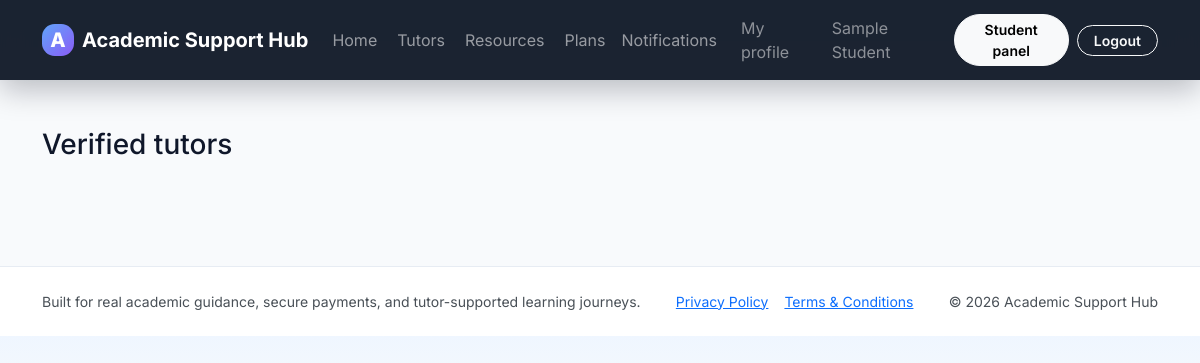
The app's page /tutors.php (signed in), older data.
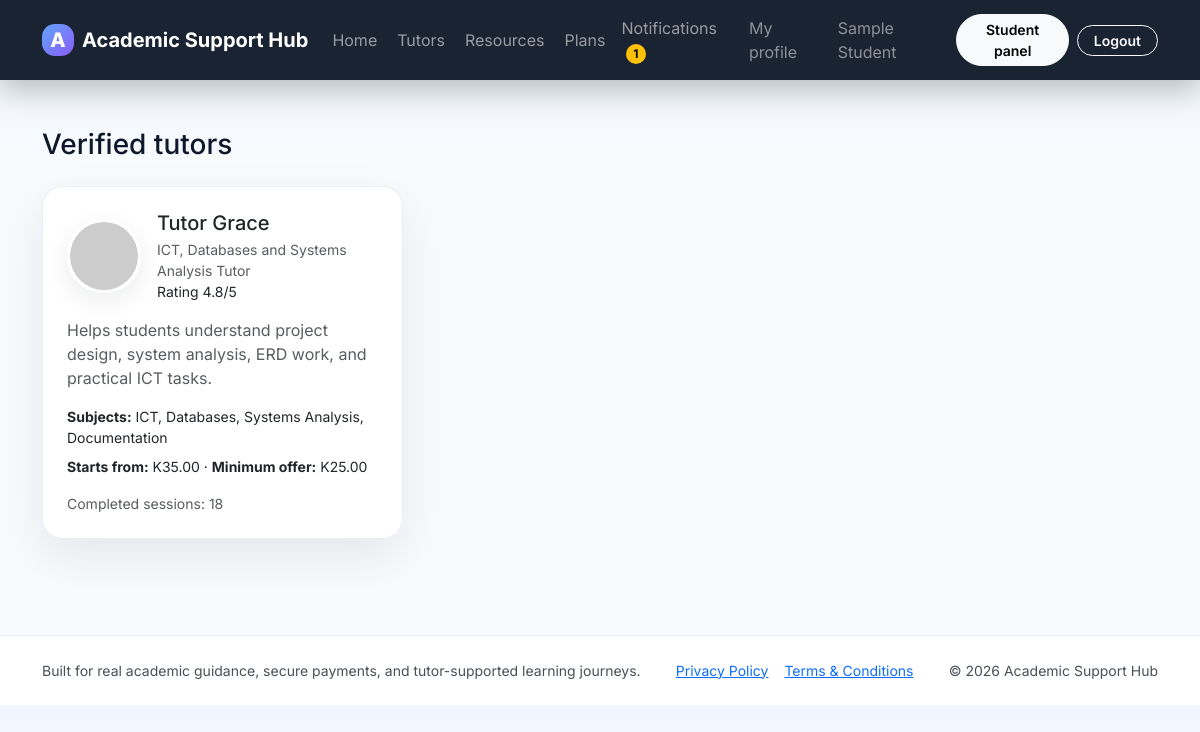
The same page, newer data.
### tables this page shows
CREATE TABLE users (
    id INT UNSIGNED AUTO_INCREMENT PRIMARY KEY,
    name VARCHAR(150) NOT NULL,
    email VARCHAR(190) NOT NULL UNIQUE,
    password VARCHAR(255) NOT NULL,
    role ENUM('admin','student','tutor') NOT NULL DEFAULT 'student',
    university VARCHAR(190) NULL,
    bio TEXT NULL,
    avatar_path VARCHAR(255) NULL,
    created_at TIMESTAMP NOT NULL DEFAULT CURRENT_TIMESTAMP
);

CREATE TABLE settings (
    id INT UNSIGNED AUTO_INCREMENT PRIMARY KEY,
    setting_key VARCHAR(100) NOT NULL UNIQUE,
    setting_value TEXT NOT NULL
);

CREATE TABLE tutor_profiles (
    id INT UNSIGNED AUTO_INCREMENT PRIMARY KEY,
    user_id INT UNSIGNED NOT NULL UNIQUE,
    headline VARCHAR(190) NOT NULL,
    bio TEXT NOT NULL,
    subjects VARCHAR(255) NOT NULL,
    starting_price DECIMAL(10,2) NOT NULL DEFAULT 25.00,
    min_offer_price DECIMAL(10,2) NOT NULL DEFAULT 15.00,
    rating_average DECIMAL(3,2) NOT NULL DEFAULT 0,
    total_reviews INT UNSIGNED NOT NULL DEFAULT 0,
    total_sessions INT UNSIGNED NOT NULL DEFAULT 0,
    is_verified TINYINT(1) NOT NULL DEFAULT 0,
    created_at TIMESTAMP NOT NULL DEFAULT CURRENT_TIMESTAMP,
    CONSTRAINT fk_tutor_profiles_user FOREIGN KEY (user_id) REFERENCES users(id) ON DELETE CASCADE
);

### includes/functions.php (called while the page is built, shortened)
<?php
function app_url(string $path = ''): string
{
    $path = ltrim($path, '/');
    return BASE_URL . ($path !== '' ? '/' . $path : '');
}
function e(mixed $value): string
{
    return htmlspecialchars((string) $value, ENT_QUOTES, 'UTF-8');
}
function current_user(): ?array
{
    return $_SESSION['user'] ?? null;
}
function refresh_current_user(): void
{
    global $pdo;
    $stmt = $pdo->prepare('SELECT * FROM users WHERE id = :id LIMIT 1');
    $stmt->execute(['id' => (int) $_SESSION['user']['id']]);
}
function get_setting(string $key, string $default = ''): string
{
    global $pdo;
    $stmt = $pdo->prepare('SELECT setting_value FROM settings WHERE setting_key = :setting_key LIMIT 1');
    $stmt->execute(['setting_key' => $key]);
    $row = $stmt->fetch();
    return (string) ($row['setting_value'] ?? $default);
}
function money(float|string|int $amount): string { return 'K' . number_format((float) $amount, 2); }
function scalar_value(string $sql, array $params = []): mixed
{
    global $pdo; $stmt = $pdo->prepare($sql); $stmt->execute($params); return $stmt->fetchColumn();
}
function count_value(string $sql, array $params = []): int { return (int) scalar_value($sql, $params); }
function avatar_url(?string $path, string $name='Student'): string
{
    if (!$path) return 'https://ui-avatars.com/api/?background=0D8ABC&color=fff&name=' . rawurlencode($name);
    return app_url($path);
}
function unread_notification_count(int $userId): int { return count_value('SELECT COUNT(*) FROM notifications WHERE user_id = :user_id AND is_read = 0',['user_id'=>$userId]); }

### includes/bootstrap.php (called while the page is built, shortened)
<?php
require_once __DIR__ . '/../config/config.php';
require_once __DIR__ . '/functions.php';
refresh_current_user();

### tutors.php (the view, shortened to what this page needs)
<?php
require_once __DIR__ . '/includes/bootstrap.php';
$tutors = $pdo->query("
    SELECT tp.*, u.name, u.avatar_path
    FROM tutor_profiles tp
    INNER JOIN users u ON u.id = tp.user_id
    WHERE tp.is_verified = 1
    ORDER BY tp.rating_average DESC, tp.total_sessions DESC, tp.id DESC
")->fetchAll();
include __DIR__ . '/includes/header.php';
?>
<h1 class="h3 mb-4">Verified tutors</h1>
<div class="row g-3">
    <?php foreach ($tutors as $tutor): ?>
        <div class="col-md-6 col-lg-4">
            <div class="card card-soft p-4 h-100">
                <div class="d-flex align-items-center gap-3 mb-3">
                    <img src="<?= e(avatar_url($tutor['avatar_path'])) ?>" class="avatar-md" alt="">
                    <div>
                        <h2 class="h5 mb-1"><?= e($tutor['name']) ?></h2>
                        <div class="small text-muted"><?= e($tutor['headline']) ?></div>
                        <div class="small">Rating <?= number_format((float) $tutor['rating_average'], 1) ?>/5</div>
                    </div>
                </div>
                <p class="text-muted"><?= e($tutor['bio']) ?></p>
                <div class="small mb-2"><strong>Subjects:</strong> <?= e($tutor['subjects']) ?></div>
                <div class="small mb-3"><strong>Starts from:</strong> <?= money($tutor['starting_price']) ?> · <strong>Minimum offer:</strong> <?= money($tutor['min_offer_price']) ?></div>
                <div class="small text-muted">Completed sessions: <?= (int) $tutor['total_sessions'] ?></div>
            </div>
        </div>
    <?php endforeach; ?>
</div>
<?php include __DIR__ . '/includes/footer.php'; ?>

### includes/header.php (shortened to what this page needs)
<?php
$user = current_user();
$unreadCount = $user ? unread_notification_count((int) $user['id']) : 0;
$platformName = get_setting('platform_name', APP_NAME);
?>
<!doctype html>
<html lang="en">
<head>
    <link href="https://cdn.jsdelivr.net/npm/bootstrap@5.3.7/dist/css/bootstrap.min.css" rel="stylesheet">
    <link href="<?= app_url('assets/css/style.css') ?>" rel="stylesheet">
</head>
<body>
<nav class="navbar navbar-expand-lg navbar-dark glass-nav sticky-top">
    <div class="container">
        <a class="navbar-brand fw-bold d-flex align-items-center gap-2" href="<?= app_url() ?>">
            <span class="brand-mark">A</span>
            <span><?= e($platformName) ?></span>
        </a>
        <div class="collapse navbar-collapse" id="appNav">
            <ul class="navbar-nav me-auto mb-2 mb-lg-0 gap-lg-1">
                <li class="nav-item"><a class="nav-link" href="<?= app_url() ?>">Home</a></li>
                <li class="nav-item"><a class="nav-link" href="<?= app_url('tutors.php') ?>">Tutors</a></li>
                <li class="nav-item"><a class="nav-link" href="<?= app_url('resources.php') ?>">Resources</a></li>
                <li class="nav-item"><a class="nav-link" href="<?= app_url('pricing.php') ?>">Plans</a></li>
            </ul>
            <ul class="navbar-nav align-items-lg-center gap-lg-2">
                <?php if ($user): ?>
                    <li class="nav-item dropdown">
                        <a class="nav-link position-relative" href="#" data-bs-toggle="dropdown">Notifications<?php if ($unreadCount > 0): ?><span class="badge rounded-pill text-bg-warning ms-1"><?= (int) $unreadCount ?></span><?php endif; ?></a>
                    </li>
                    <li class="nav-item"><a class="nav-link text-white-50" href="<?= app_url('profile.php') ?>">My profile</a></li>
                    <li class="nav-item"><span class="nav-link text-white-50"><?= e($user['name']) ?></span></li>
                    <?php if ($user['role'] === 'admin'): ?>
                        <li class="nav-item"><a class="btn btn-light btn-sm rounded-pill px-3" href="<?= app_url('admin/dashboard.php') ?>">Admin</a></li>
                    <?php elseif ($user['role'] === 'tutor'): ?>
                        <li class="nav-item"><a class="btn btn-light btn-sm rounded-pill px-3" href="<?= app_url('tutor/dashboard.php') ?>">Tutor panel</a></li>
                    <?php else: ?>
                        <li class="nav-item"><a class="btn btn-light btn-sm rounded-pill px-3" href="<?= app_url('student/dashboard.php') ?>">Student panel</a></li>
                    <?php endif; ?>
                    <li class="nav-item"><a class="btn btn-outline-light btn-sm rounded-pill px-3" href="<?= app_url('logout.php') ?>">Logout</a></li>
                <?php else: ?>
                    <li class="nav-item"><a class="btn btn-outline-light btn-sm rounded-pill px-3" href="<?= app_url('login.php') ?>">Login</a></li>
                    <li class="nav-item"><a class="btn btn-warning btn-sm rounded-pill px-3" href="<?= app_url('register.php') ?>">Create account</a></li>
                <?php endif; ?>
            </ul>
        </div>
    </div>
</nav>
<main class="py-4 py-lg-5">
    <div class="container">

### includes/footer.php (shortened to what this page needs)
    </div>
</main>
<footer class="footer-shell mt-5">
    <div class="container d-flex flex-column flex-md-row justify-content-between gap-3 small text-light-emphasis">
        <div>Built for real academic guidance, secure payments, and tutor-supported learning journeys.</div>
        <div class="d-flex flex-wrap gap-3"><a href="<?= app_url('privacy_policy.php') ?>">Privacy Policy</a><a href="<?= app_url('terms.php') ?>">Terms &amp; Conditions</a></div>
        <div>&copy; <?= date('Y') ?> <?= e(get_setting('platform_name', APP_NAME)) ?></div>
    </div>
</footer>
</body>
</html>

### assets/css/style.css (style rules this page uses)
:root { --bg:#081120;--surface:#ffffff;--muted:#64748b;--line:#e2e8f0;--brand:#2563eb;--brand-2:#8b5cf6;--success:#10b981;--warning:#f59e0b;--shadow:0 18px 50px rgba(15,23,42,.08); }
* { box-sizing:border-box }
body { font-family:Inter,system-ui,-apple-system,sans-serif;background:linear-gradient(180deg,#eff6ff 0%,#f8fafc 25%,#f8fafc 100%);color:#0f172a }
.glass-nav { background:rgba(8,17,32,.92);backdrop-filter:blur(14px);box-shadow:0 10px 30px rgba(2,6,23,.25) }
.brand-mark { display:inline-grid;place-items:center;width:2rem;height:2rem;border-radius:.8rem;background:linear-gradient(135deg,#60a5fa,#8b5cf6);font-weight:800 }
.card-soft,.metric-card,.pricing-card { border:1px solid rgba(226,232,240,.7);background:rgba(255,255,255,.92);backdrop-filter:blur(10px);border-radius:1.3rem;box-shadow:var(--shadow) }
.avatar-sm,.avatar-md { border-radius:50%;object-fit:cover;border:3px solid #fff;box-shadow:0 8px 25px rgba(15,23,42,.08) }
.avatar-md { width:74px;height:74px }
.footer-shell { padding:1.5rem 0;background:#fff;border-top:1px solid rgba(226,232,240,.8) }
.btn { border-radius:.9rem;font-weight:600 }

Row changes from the older to the newer data that the page shows:
now on this page (row edited): settings: setting_value "Academic Support Hub"
added tutor_profiles: user.name "Tutor Grace", headline "ICT, Databases and Systems Analysis Tutor", rating_average "4.8", bio "Helps students understand project design, system analysis, ERD work, and practical ICT tasks.", subjects "ICT, Databases, Systems Analysis, Documentation", starting_price "K35.00", min_offer_price "K25.00", total_sessions "18"
Text that changed along with them:
$unreadCount: (not shown) → "1"
$platformName: "Academic Support Hub" → (not shown)
get_setting('platform_name', APP_NAME): "Academic Support Hub" → (not shown)
